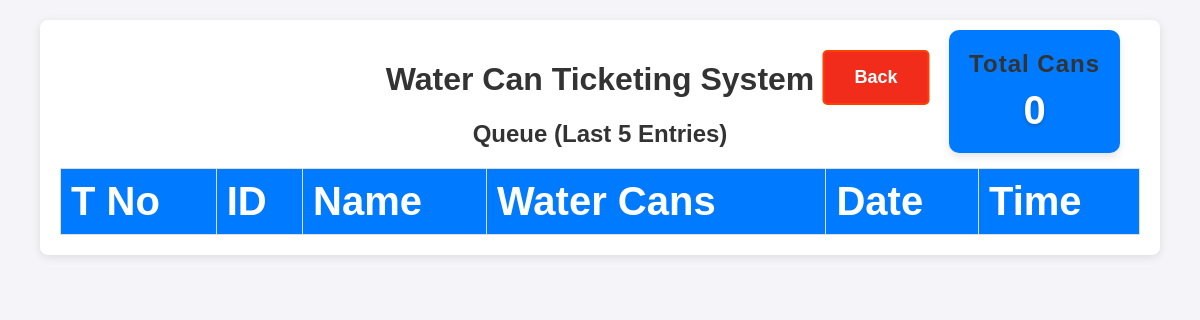
Page /dashboard on the earlier database version.
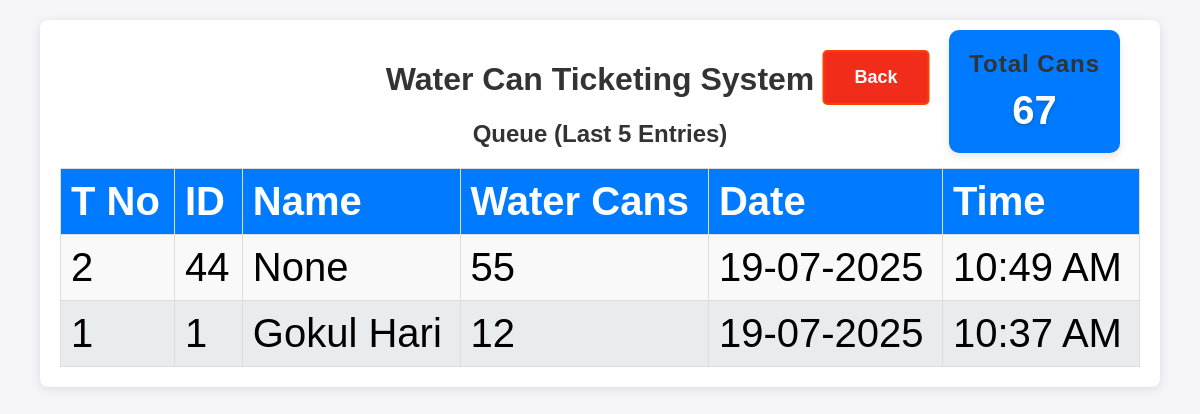
Same page on the later database version.
### app.py (models this page shows, shortened)
class Dealer(db.Model):
    id = db.Column(db.Integer, primary_key=True)
    dealer_id = db.Column(db.String(100), nullable=False)
    water_can_count = db.Column(db.Integer, nullable=False)
    timestamp = db.Column(db.DateTime, default=datetime.now)
    token_id = db.Column(db.Integer, nullable=False)  # Daily resetting token ID
    @property
    def formatted_date(self):
        return self.timestamp.strftime("%d-%m-%Y")  # Format the date
    @property
    def formatted_time(self):
        return self.timestamp.strftime("%I:%M %p")  # Format the time in 12-hour format

class Dealer_details(db.Model):
    id = db.Column(db.Integer, primary_key=True)
    dealer_id = db.Column(db.String(100), nullable=False, unique=True)
    name = db.Column(db.String(100), nullable=False)
    mobile = db.Column(db.String(15), nullable=False)
    address = db.Column(db.String(400), nullable=True)
    aadhaar_file = db.Column(db.String(400))  # Path to Aadhaar copy
    photo_file = db.Column(db.String(400))

### app.py (the view)
@app.route('/dashboard')
def dashboard():
    today = datetime.today().date()
    dealer_queue = db.session.query(Dealer, Dealer_details.name).outerjoin(Dealer_details, Dealer.dealer_id == Dealer_details.dealer_id).filter(func.date(Dealer.timestamp) == today).order_by(Dealer.timestamp.desc()).limit(5).all()
    return render_template('dashboard.html', queue=dealer_queue, total_cans=get_total_can_today())

### app.py (called while the page is built)
def get_total_can_today():
    query = Dealer.query
    start_of_today = datetime.now().replace(hour=0, minute=0, second=0, microsecond=0)
    query = query.filter(Dealer.timestamp >= start_of_today)
    filtered_data = query.order_by(Dealer.timestamp.desc()).all()
    total_cans = sum(dealer.water_can_count for dealer in filtered_data)
    return total_cans

### templates/dashboard.html (shortened to what this page needs)
<!DOCTYPE html>
<html lang="en">
<head>
    <link rel="stylesheet" href="/static/styles.css">
</head>
<body class="dashboard">
    <div class="container">
        <h1>Water Can Ticketing System</h1>
        <h2>Queue (Last 5 Entries)</h2>
        <table>
            <thead>
                <tr>
                    <th>T No</th>
                    <th>ID</th>
                    <th>Name</th>
                    <th>Water Cans</th>
                    <th>Date</th>
                    <th>Time</th>
                </tr>
            </thead>
            <tbody>
                {% for dealer, dealer_name in queue %}
                <tr>
                    <td>{{ dealer.token_id }}</td>
                    <td>{{ dealer.dealer_id }}</td>
                    <td>{{ dealer_name }}</td>
                    <td>{{ dealer.water_can_count }}</td>
                    <td>{{ dealer.formatted_date }}</td>
                    <td>{{ dealer.formatted_time }}</td>
                </tr>
                {% endfor %}
            </tbody>
        </table>
    </div>
    <div class="total-cans-card total-cans-card-top">
        <h2>Total Cans</h2>
        <div class="total-cans-number">{{ total_cans }}</div>
    </div>
    <a href="/" class="back">Back</a>
</body>
</html>

Differences in the rows shown:
added Dealer: token_id "2", dealer_id "44", dealer_name "None", water_can_count "55", formatted_date "19-07-2025", formatted_time "10:49 AM"
now on this page (row unchanged): Dealer_details: token_id "1", dealer_id "1", name "Gokul Hari", water_can_count "12", formatted_date "19-07-2025", formatted_time "10:37 AM"
Other differences:
{{ total_cans }}: "0" → "67"
